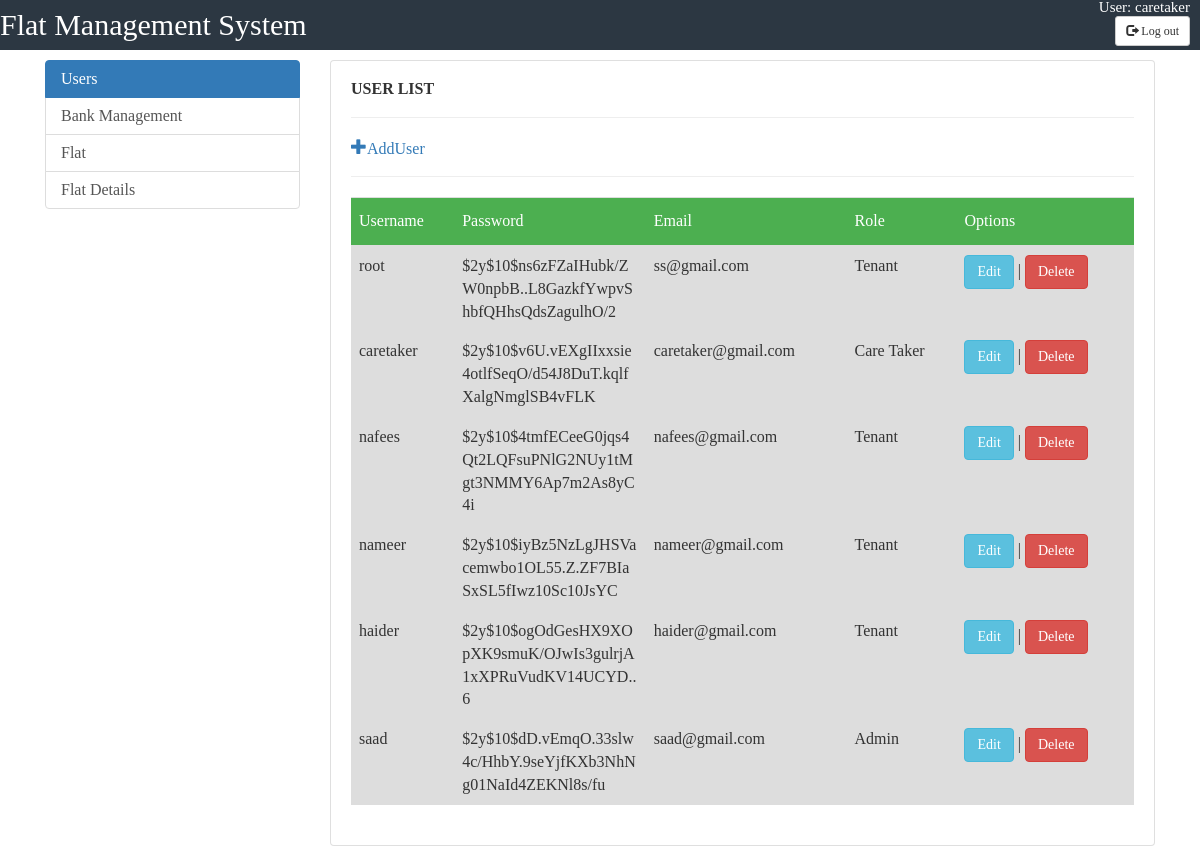
Before: /admin/admin.php (signed in) with the older database file.
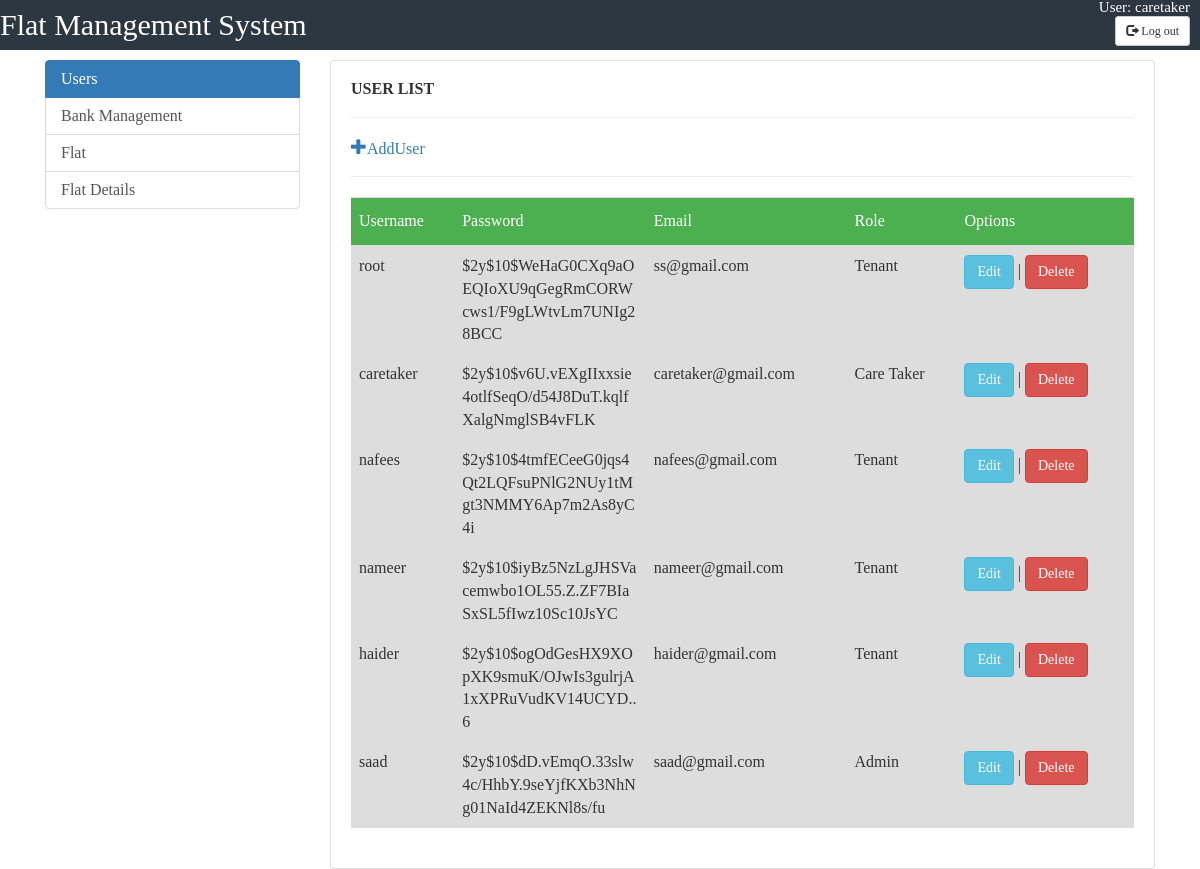
After: the same page with the newer database file.
### tables this page shows
CREATE TABLE `users` (
  `id` int(25) NOT NULL,
  `username` varchar(100) NOT NULL,
  `password` varchar(100) NOT NULL,
  `email` varchar(100) NOT NULL,
  `name` varchar(100) NOT NULL,
  `nid` varchar(100) NOT NULL,
  `family_members` int(10) NOT NULL DEFAULT '1',
  `flat_no` varchar(100) NOT NULL,
  `phone` char(11) NOT NULL,
  `address` varchar(1000) NOT NULL,
  `user_level` int(1) NOT NULL DEFAULT '0'
);

### admin/admin.php (the view, shortened to what this page needs)
<?php
include_once("../includes/db.php");
$result = mysqli_query($con, "SELECT * FROM users ORDER BY id DESC");
?>
<!doctype html>
<html>
<head>
	<link href="//maxcdn.bootstrapcdn.com/bootstrap/4.1.1/css/bootstrap.min.css" rel="stylesheet" id="bootstrap-css">
	<link rel="stylesheet" href="../css/table.css">
	<link rel="stylesheet" href="https://maxcdn.bootstrapcdn.com/bootstrap/3.3.7/css/bootstrap.min.css">
	<link rel="stylesheet" href="../css/user.css">
</head>
<body>
	<div class="header">
		<div class="logo">
			<ul>
				<li id="logo">Flat Management System</li>
				<li id="user">User:
					<?php echo $_SESSION['u_id'];?>
				</li><br>
				<form action="admin.php" method="post">
				<li id="button"><button  name="logout" type="submit" class="btn btn-default btn-sm">
          <span class="glyphicon glyphicon-log-out"></span> Log out
        </button>
				</li>
				</form>
			</ul>
		</div>
	</div>
	<div class="container">
		<div class="row">
			<div class="col-md-3">
				<div class="list-group ">
					<a href="#" class="list-group-item list-group-item-action active">Users</a>
					<a href="../bank/accounts.php" class="list-group-item list-group-item-action">Bank Management</a>
					<a href="flat_add_edit.php" class="list-group-item list-group-item-action">Flat</a>
					<a href="Flat_details.php" class="list-group-item list-group-item-action">Flat Details</a>
				</div>
			</div>
			<div class="col-md-9">
				<div class="card">
					<div class="card-body">
						<div class="row">
							<div class="col-md-12">
								<h4 style="text-transform: uppercase; font-weight: bold;">User List</h4>
								<hr>
								<a href="add_user.php" class="glyphicon glyphicon-plus"
>AddUser</a><br/>
								<hr>
							</div>
						</div>
						<div class="row">
							<div class="col-md-12">
								<form action="admin.php">
									<div class="table-responsive">
										<table class="table" id="users">
											<tbody>
												<thead>
													<th>Username</th>
													<th>Password</th>
													<th>Email</th>
													<th>Role</th>
													<th>Options</th>
												</thead>
												 <?php
        while($res = mysqli_fetch_array($result)) {
            echo "<tr>";
            echo "<td>".$res['username']."</td>";
            echo "<td style='max-width: 150px;word-wrap: break-word;'>".$res['password']."</td>";
            echo "<td>".$res['email']."</td>";
            if($res['user_level']==1)
			{
				echo "<td>"."Care Taker"."</td>";
			}else if($res['user_level']==2)
			{
				echo "<td>"."Landlord"."</td>";
			}else if($res['user_level']==3)
			{
				echo "<td>"."Admin"."</td>";
			}else if($res['user_level']==4)
			{
				echo "<td>"."Tenant"."</td>";
			}else
			{
				echo "<td>"."None"."</td>";
			}
			echo "<td><a href=\"user_edit.php?id=$res[id]\" ><button type='button' class='btn btn-info'>Edit</button></a> | <a href=\"delete_user.php?id=$res[id]\" onClick=\"return confirm('Are you sure you want to delete?')\"><button type='button' class='btn btn-danger'>Delete</button></a></td>";
        }
        ?>
											</tbody>
										</table>
									</div>
								</form>
							</div>
						</div>
					</div>
				</div>
			</div>
		</div>
	</div>
</body>
</html>

Changed rows visible on the page:
changed users "root": password "$2y$10$ns6zFZaIHubk/ZW0npbB..L8GazkfYwpvShbfQHhsQdsZagulhO/2" → "$2y$10$WeHaG0CXq9aOEQIoXU9qGegRmCORWcws1/F9gLWtvLm7UNIg28BCC"
